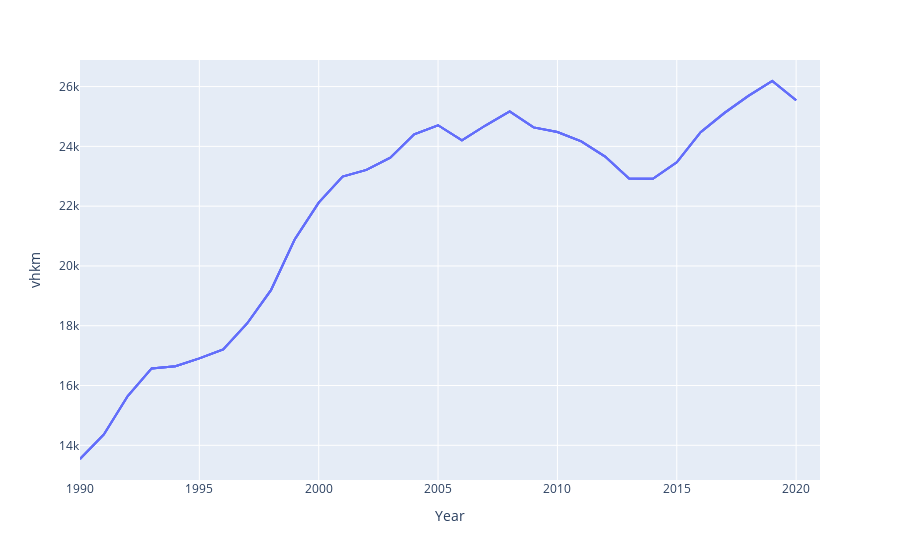

The cell this chart's notebook holds for it:
### Code cell
px.line(car_data, x="Year", y="vhkm")
